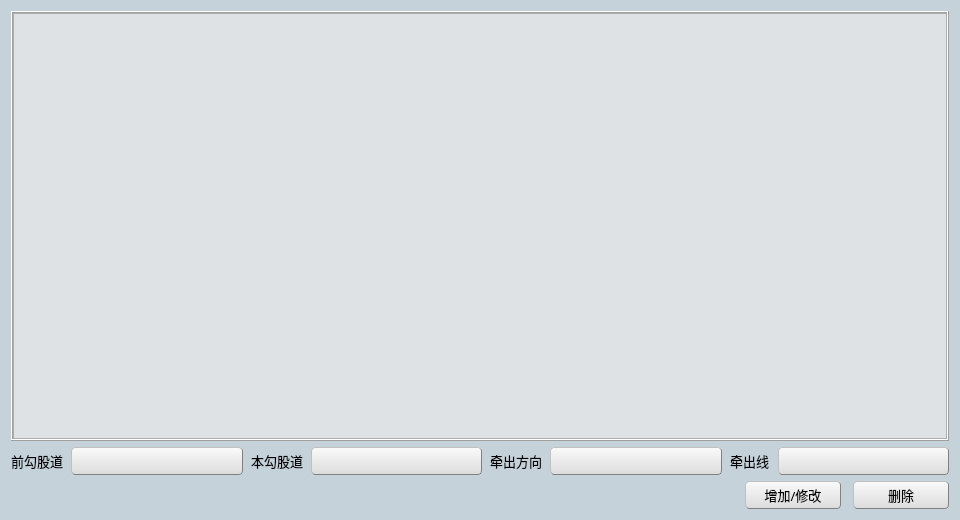
<?xml version="1.0" encoding="UTF-8"?>
<ui version="4.0">
 <class>LeedWireSetting</class>
 <widget class="QWidget" name="LeedWireSetting">
  <property name="geometry">
   <rect>
    <x>0</x>
    <y>0</y>
    <width>960</width>
    <height>520</height>
   </rect>
  </property>
  <property name="minimumSize">
   <size>
    <width>960</width>
    <height>520</height>
   </size>
  </property>
  <property name="maximumSize">
   <size>
    <width>960</width>
    <height>520</height>
   </size>
  </property>
  <property name="palette">
   <palette>
    <active>
     <colorrole role="Base">
      <brush brushstyle="SolidPattern">
       <color alpha="255">
        <red>255</red>
        <green>255</green>
        <blue>255</blue>
       </color>
      </brush>
     </colorrole>
     <colorrole role="Window">
      <brush brushstyle="SolidPattern">
       <color alpha="255">
        <red>198</red>
        <green>210</green>
        <blue>218</blue>
       </color>
      </brush>
     </colorrole>
    </active>
    <inactive>
     <colorrole role="Base">
      <brush brushstyle="SolidPattern">
       <color alpha="255">
        <red>255</red>
        <green>255</green>
        <blue>255</blue>
       </color>
      </brush>
     </colorrole>
     <colorrole role="Window">
      <brush brushstyle="SolidPattern">
       <color alpha="255">
        <red>198</red>
        <green>210</green>
        <blue>218</blue>
       </color>
      </brush>
     </colorrole>
    </inactive>
    <disabled>
     <colorrole role="Base">
      <brush brushstyle="SolidPattern">
       <color alpha="255">
        <red>198</red>
        <green>210</green>
        <blue>218</blue>
       </color>
      </brush>
     </colorrole>
     <colorrole role="Window">
      <brush brushstyle="SolidPattern">
       <color alpha="255">
        <red>198</red>
        <green>210</green>
        <blue>218</blue>
       </color>
      </brush>
     </colorrole>
    </disabled>
   </palette>
  </property>
  <property name="font">
   <font>
    <family>微软雅黑</family>
    <pointsize>10</pointsize>
   </font>
  </property>
  <property name="windowTitle">
   <string>Form</string>
  </property>
  <property name="autoFillBackground">
   <bool>true</bool>
  </property>
  <property name="styleSheet">
   <string notr="true">QPushButton
{
	background-color: rgb(240, 240, 240);
	border:1px groove gray;
	border-radius:4px;
	padding:2px 4px;
	border-style:outset;
	background-color: qlineargradient(spread:pad, x1:0, y1:1, x2:0, y2:0, stop:0 rgba(220, 220, 220, 255), stop:1 rgba(250, 250, 250, 255));
}

QPushButton:hover
{
	background-color: rgb(229, 241, 251);
	color:black
}
QPushButton:pressed
{
	background-color: rgb(204, 228, 247);
	border-style:inset
}</string>
  </property>
  <layout class="QVBoxLayout" name="verticalLayout">
   <item>
    <widget class="QFrame" name="frame">
     <property name="frameShape">
      <enum>QFrame::Box</enum>
     </property>
     <property name="frameShadow">
      <enum>QFrame::Raised</enum>
     </property>
     <layout class="QHBoxLayout" name="horizontalLayout_3">
      <property name="spacing">
       <number>0</number>
      </property>
      <property name="leftMargin">
       <number>0</number>
      </property>
      <property name="topMargin">
       <number>0</number>
      </property>
      <property name="rightMargin">
       <number>0</number>
      </property>
      <property name="bottomMargin">
       <number>0</number>
      </property>
      <item>
       <widget class="LeedWireTable" name="tableView">
        <property name="styleSheet">
         <string notr="true">background-color: rgb(222, 226, 229);</string>
        </property>
       </widget>
      </item>
     </layout>
    </widget>
   </item>
   <item>
    <layout class="QHBoxLayout" name="horizontalLayout">
     <property name="spacing">
      <number>8</number>
     </property>
     <property name="leftMargin">
      <number>0</number>
     </property>
     <property name="topMargin">
      <number>0</number>
     </property>
     <property name="rightMargin">
      <number>0</number>
     </property>
     <property name="bottomMargin">
      <number>0</number>
     </property>
     <item>
      <widget class="QLabel" name="label_2">
       <property name="minimumSize">
        <size>
         <width>52</width>
         <height>28</height>
        </size>
       </property>
       <property name="maximumSize">
        <size>
         <width>52</width>
         <height>28</height>
        </size>
       </property>
       <property name="font">
        <font>
         <family>微软雅黑</family>
         <pointsize>10</pointsize>
        </font>
       </property>
       <property name="text">
        <string>前勾股道</string>
       </property>
      </widget>
     </item>
     <item>
      <widget class="QPushButton" name="pushButton_3">
       <property name="minimumSize">
        <size>
         <width>0</width>
         <height>28</height>
        </size>
       </property>
       <property name="maximumSize">
        <size>
         <width>16777215</width>
         <height>28</height>
        </size>
       </property>
       <property name="font">
        <font>
         <family>微软雅黑</family>
         <pointsize>10</pointsize>
        </font>
       </property>
       <property name="styleSheet">
        <string notr="true">text-align:left</string>
       </property>
       <property name="text">
        <string/>
       </property>
      </widget>
     </item>
     <item>
      <widget class="QLabel" name="label_4">
       <property name="minimumSize">
        <size>
         <width>52</width>
         <height>28</height>
        </size>
       </property>
       <property name="maximumSize">
        <size>
         <width>52</width>
         <height>28</height>
        </size>
       </property>
       <property name="font">
        <font>
         <family>微软雅黑</family>
         <pointsize>10</pointsize>
        </font>
       </property>
       <property name="text">
        <string>本勾股道</string>
       </property>
      </widget>
     </item>
     <item>
      <widget class="QPushButton" name="pushButton_4">
       <property name="minimumSize">
        <size>
         <width>0</width>
         <height>28</height>
        </size>
       </property>
       <property name="maximumSize">
        <size>
         <width>16777215</width>
         <height>28</height>
        </size>
       </property>
       <property name="font">
        <font>
         <family>微软雅黑</family>
         <pointsize>10</pointsize>
        </font>
       </property>
       <property name="styleSheet">
        <string notr="true">text-align:left</string>
       </property>
       <property name="text">
        <string/>
       </property>
      </widget>
     </item>
     <item>
      <widget class="QLabel" name="label_3">
       <property name="minimumSize">
        <size>
         <width>52</width>
         <height>28</height>
        </size>
       </property>
       <property name="maximumSize">
        <size>
         <width>52</width>
         <height>28</height>
        </size>
       </property>
       <property name="font">
        <font>
         <family>微软雅黑</family>
         <pointsize>10</pointsize>
        </font>
       </property>
       <property name="text">
        <string>牵出方向</string>
       </property>
      </widget>
     </item>
     <item>
      <widget class="QPushButton" name="pushButton_5">
       <property name="minimumSize">
        <size>
         <width>0</width>
         <height>28</height>
        </size>
       </property>
       <property name="maximumSize">
        <size>
         <width>16777215</width>
         <height>28</height>
        </size>
       </property>
       <property name="font">
        <font>
         <family>微软雅黑</family>
         <pointsize>10</pointsize>
        </font>
       </property>
       <property name="styleSheet">
        <string notr="true">text-align:left</string>
       </property>
       <property name="text">
        <string/>
       </property>
      </widget>
     </item>
     <item>
      <widget class="QLabel" name="label">
       <property name="minimumSize">
        <size>
         <width>40</width>
         <height>28</height>
        </size>
       </property>
       <property name="maximumSize">
        <size>
         <width>40</width>
         <height>28</height>
        </size>
       </property>
       <property name="font">
        <font>
         <family>微软雅黑</family>
         <pointsize>10</pointsize>
        </font>
       </property>
       <property name="text">
        <string>牵出线</string>
       </property>
      </widget>
     </item>
     <item>
      <widget class="QPushButton" name="pushButton_6">
       <property name="minimumSize">
        <size>
         <width>0</width>
         <height>28</height>
        </size>
       </property>
       <property name="maximumSize">
        <size>
         <width>16777215</width>
         <height>28</height>
        </size>
       </property>
       <property name="font">
        <font>
         <family>微软雅黑</family>
         <pointsize>10</pointsize>
        </font>
       </property>
       <property name="styleSheet">
        <string notr="true">text-align:left</string>
       </property>
       <property name="text">
        <string/>
       </property>
      </widget>
     </item>
    </layout>
   </item>
   <item>
    <layout class="QHBoxLayout" name="horizontalLayout_2">
     <property name="spacing">
      <number>12</number>
     </property>
     <property name="leftMargin">
      <number>0</number>
     </property>
     <property name="topMargin">
      <number>0</number>
     </property>
     <property name="rightMargin">
      <number>0</number>
     </property>
     <property name="bottomMargin">
      <number>0</number>
     </property>
     <item>
      <widget class="QLabel" name="label_5">
       <property name="text">
        <string/>
       </property>
      </widget>
     </item>
     <item>
      <widget class="QPushButton" name="pushButton">
       <property name="minimumSize">
        <size>
         <width>96</width>
         <height>28</height>
        </size>
       </property>
       <property name="maximumSize">
        <size>
         <width>96</width>
         <height>28</height>
        </size>
       </property>
       <property name="font">
        <font>
         <family>微软雅黑</family>
         <pointsize>10</pointsize>
        </font>
       </property>
       <property name="text">
        <string>增加/修改</string>
       </property>
      </widget>
     </item>
     <item>
      <widget class="QPushButton" name="pushButton_2">
       <property name="minimumSize">
        <size>
         <width>96</width>
         <height>28</height>
        </size>
       </property>
       <property name="maximumSize">
        <size>
         <width>96</width>
         <height>28</height>
        </size>
       </property>
       <property name="font">
        <font>
         <family>微软雅黑</family>
         <pointsize>10</pointsize>
        </font>
       </property>
       <property name="text">
        <string>删除</string>
       </property>
      </widget>
     </item>
    </layout>
   </item>
  </layout>
 </widget>
 <customwidgets>
  <customwidget>
   <class>LeedWireTable</class>
   <extends>QTableView</extends>
   <header>leedwiretable.h</header>
  </customwidget>
 </customwidgets>
 <resources/>
 <connections/>
</ui>
